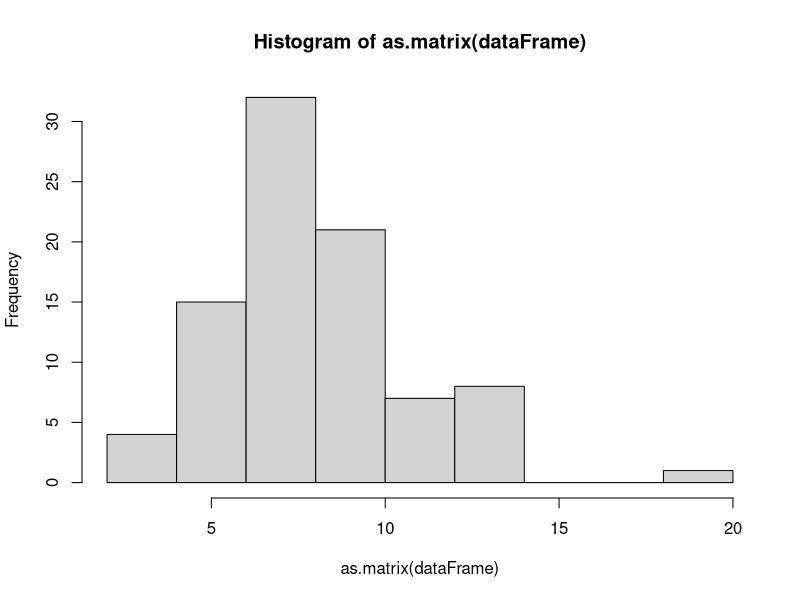
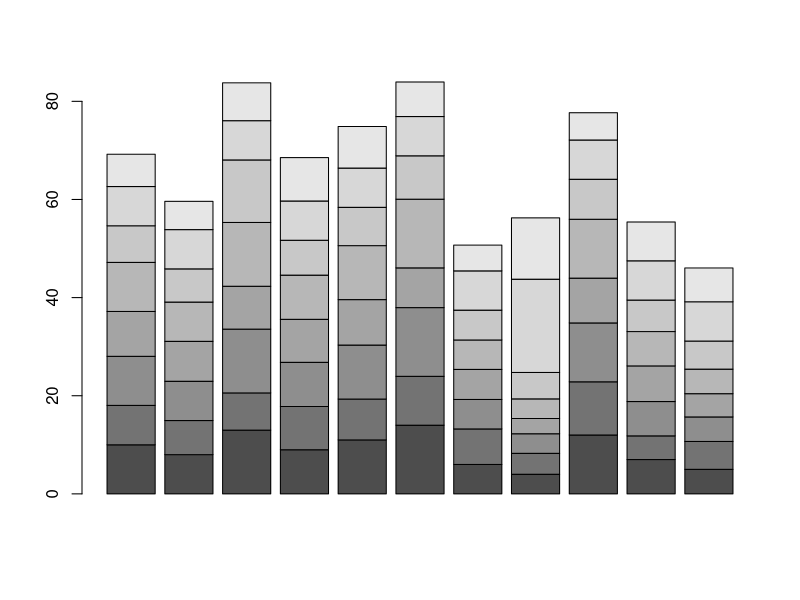
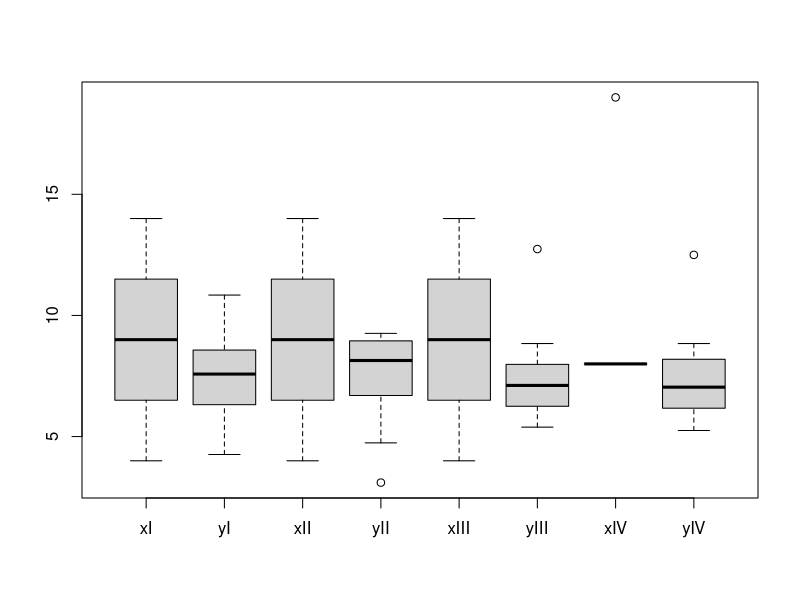

Write the R code that produced these figures, in order.
xI <- c(10.0,8.0,13.0,9.0,11.0,14.0,6.0,4.0,12.0,7.0,5.0)
yI <- c(8.04,6.95,7.58,8.81,8.33,9.96,7.24,4.26,10.84,4.82,5.68)
xII <- c(10.0,8.0,13.0,9.0,11.0,14.0,6.0,4.0,12.0,7.0,5.0)
yII <- c(9.14,8.14,8.74,8.77,9.26,8.10,6.13,3.10,9.13,7.26,4.74)
xIII <- c(10.0,8.0,13.0,9.0,11.0,14.0,6.0,4.0,12.0,7.0,5.0)
yIII <- c(7.46,6.77,12.74,7.11,7.81,8.84,6.08,5.39,8.15,6.42,5.73)
xIV <- c(8.0,8.0,8.0,8.0,8.0,8.0,8.0,19.0,8.0,8.0,8.0)
yIV <- c(6.58,5.76,7.71,8.84,8.47,7.04,5.25,12.5,5.56,7.91,6.89)

cor(xI,yI)
cor(xII,yII)
cor(xIII,yIII)
cor(xIV,yIV)
# all four correlations are very similar and positive

dataFrame <- data.frame(xI,yI,xII,yII,xIII,yIII,xIV,yIV)
dataFrame

hist(as.matrix(dataFrame))
barplot(t(as.matrix(dataFrame)), beside = FALSE)
boxplot(as.matrix(dataFrame))
summary(dataFrame)
